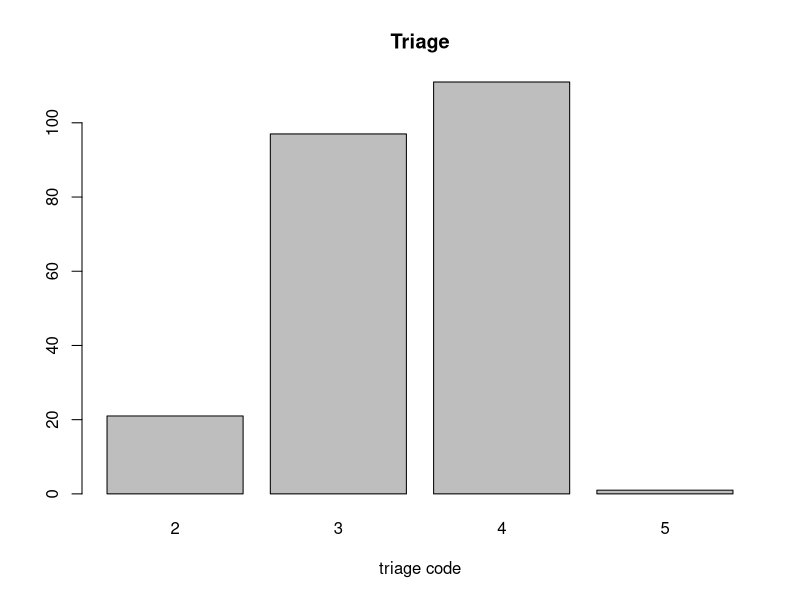
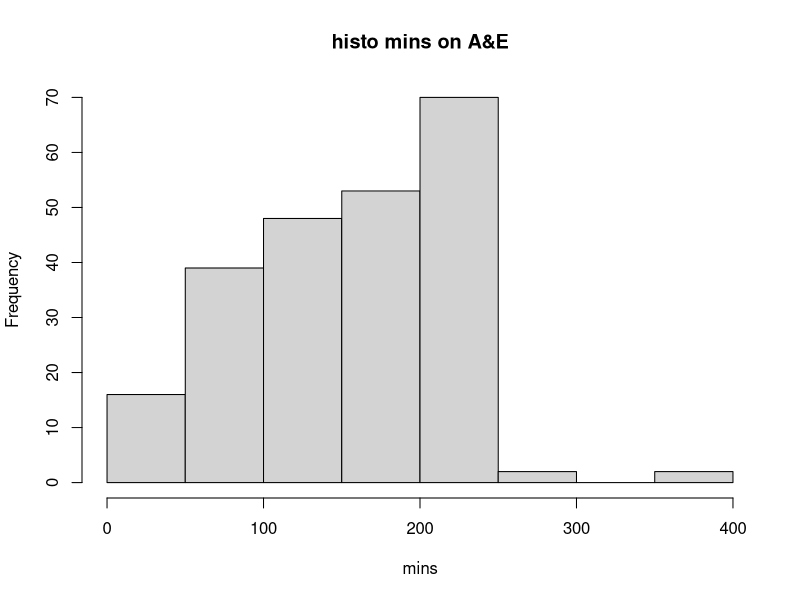
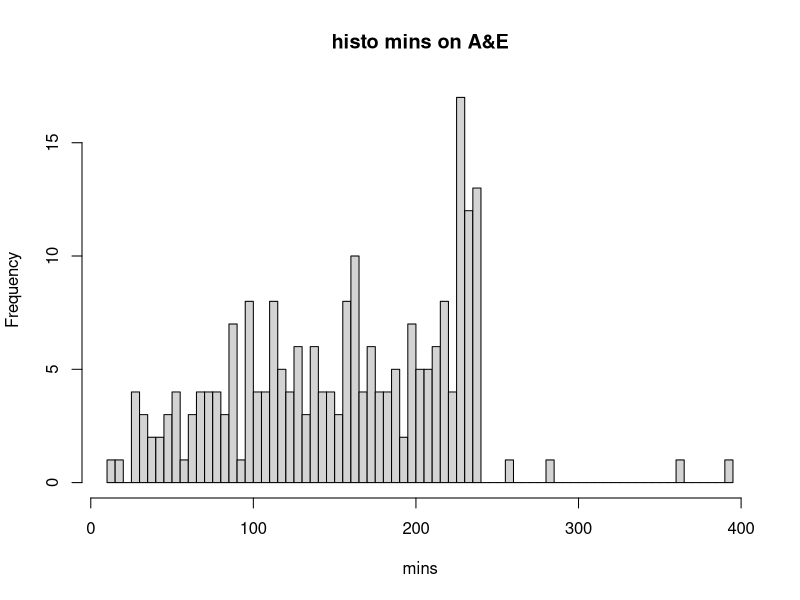
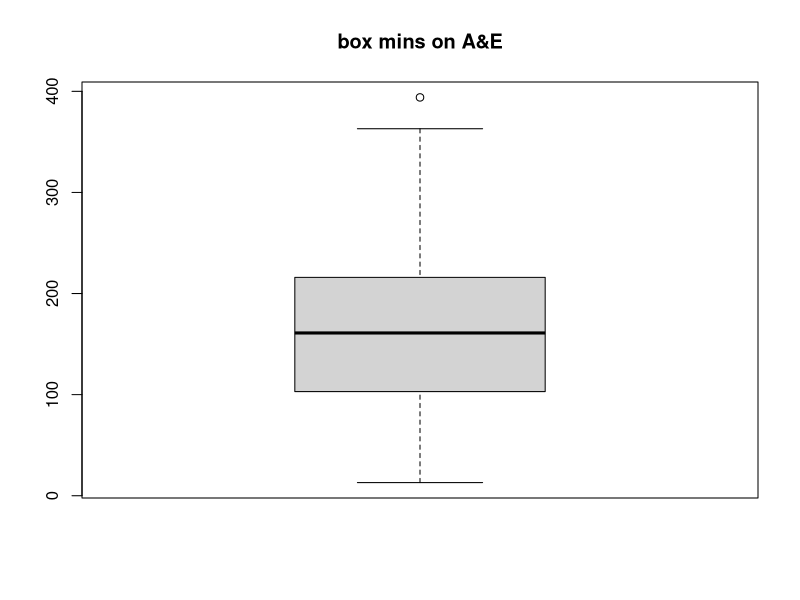
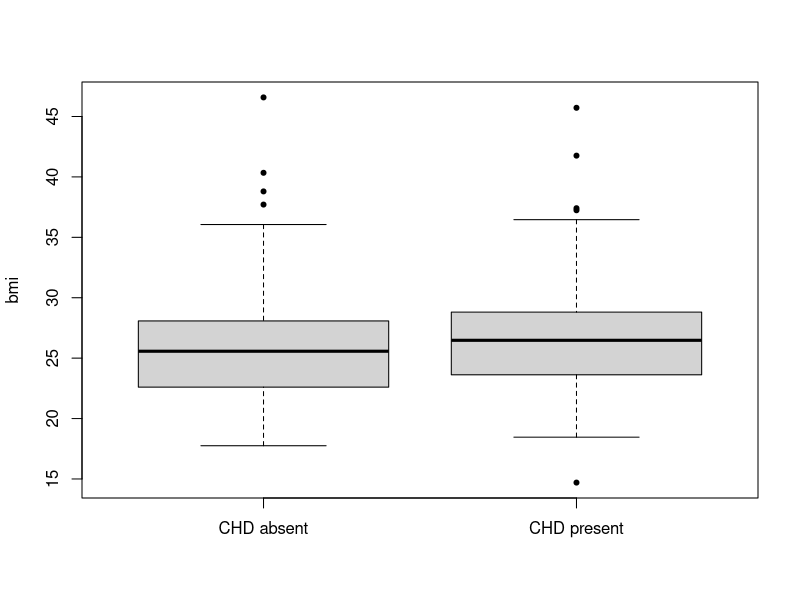
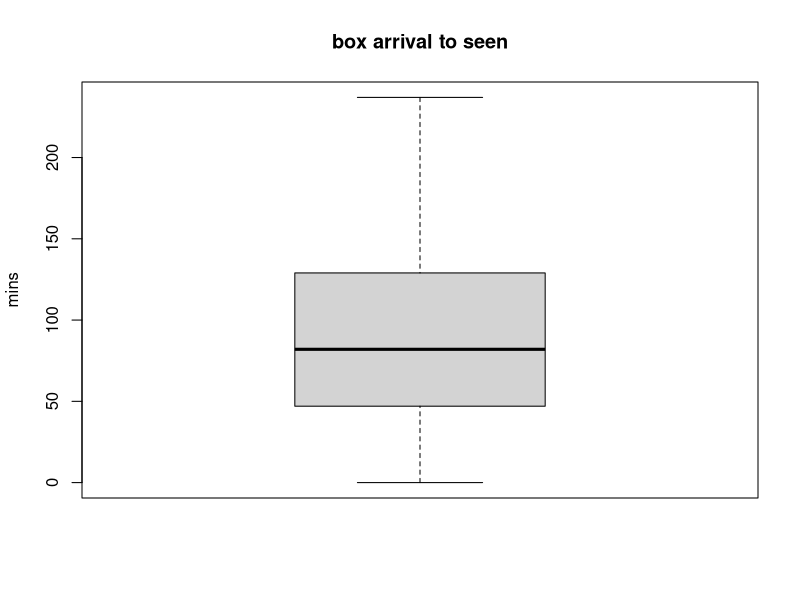
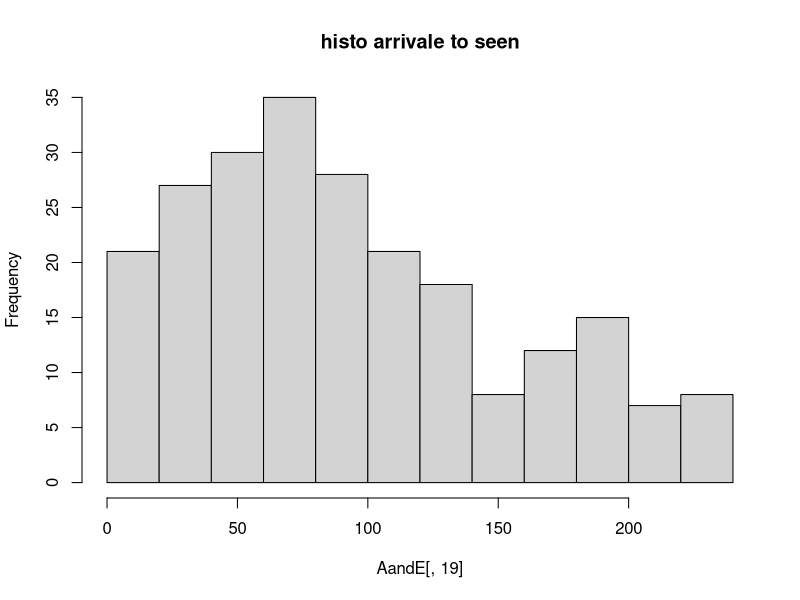
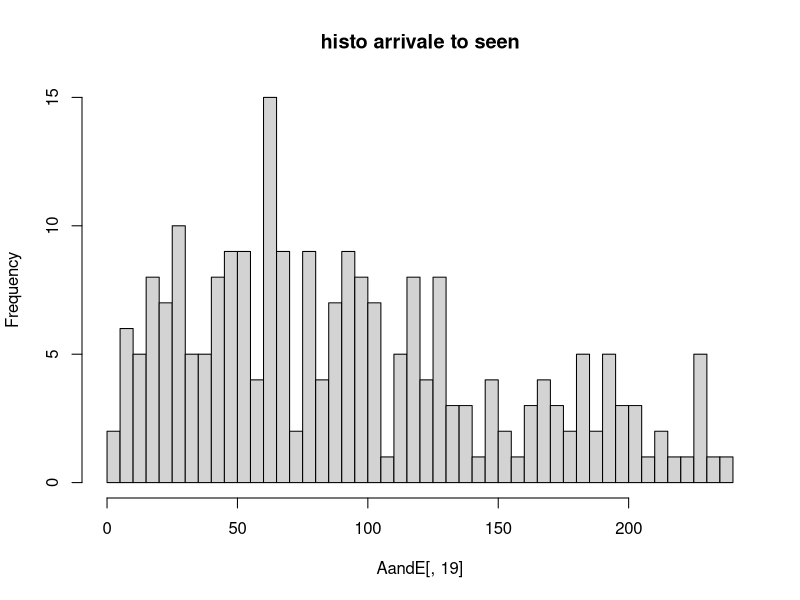

Write the R code that produced these figures, in order. (Note: this script raises an error after producing the figures.)
CHD <- read.csv("CHD.csv")

str(CHD)

## Recap Exercises
mean(CHD$obesity)
var(CHD$sbp)
# is.numeric()
summary(CHD) # box plot whiskers

quantile(CHD$sbp, 0.025)

# Exercise 5
quantile(CHD$sbp, c(0.05, 0.95))

AandE <- read.csv("A and E Data.csv")

barplot(table(AandE[,12]), main = "Triage", xlab="triage code")

hist(AandE[,7], main='histo mins on A&E', xlab = 'mins')
hist(AandE[,7], main='histo mins on A&E', xlab = 'mins', breaks=100)

boxplot(AandE[,7], main="box mins on A&E")

group1 <- CHD[CHD$chd==0,]
group2 <- CHD[CHD$chd==1,]
boxplot(group1$obesity, group2$obesity, names=c("CHD absent", "CHD present"), ylab="bmi", pch = 20)

## Exercise 6
# (a)
colnames(AandE)
boxplot(AandE[,19], main = "box arrival to seen", ylab="mins")
# -ve skew - mean and median won't coincide 

# (b)
hist(AandE[,19], main = "histo arrivale to seen")  
hist(AandE[,19], main = "histo arrivale to seen", breaks = 50)  
# skewed and not normal - maybe bimodal

# (c)
ftable(AandE[,15])
table(AandE$Arrival_Mode) # what's the difference
barplot(table(AandE[,15]), ylab="count", main= 'arrival mode')

# (d)
colnames(CHD)

head(CHD$famhist)
group1 <- CHD[CHD$famhist == "Present",] 
group2 <- CHD[CHD$famhist == "Absent",]
boxplot(group1$age, group2$age, names=c("present","absent"), main="box age vs. famhist")

plot(CHD$age, CHD$tobacco, xlab="age", ylab="tobacco", pch=20, type="p")

## Exercise 7
plot(CHD$sbp, CHD$obesity, xlab="sbp", ylab="obesity", main="sbp vs. obeisty", pch=20)


# probability distributions

# normal dist
sim.std.norm1 <- rnorm(10000, mean =5, sd=1)
sim.std.norm2 <- rnorm(10000, mean =5, sd=2)
plot(density(sim.std.norm1), col="Blue")
lines(density(sim.std.norm2) , col="red")
legend(2,0.4,c(expression(paste(sigma, " = 1")),expression(paste(sigma, " = 1")) ))

qqnorm(sim.std.norm1)
qqline(sim.std.norm1)
 
plot(density(CHD$sbp), main="dist of sbp")
qqnorm(CHD$sbp)
qqline(CHD$sbp)

# Exercise 8
colnames(CHD)

plot(density(CHD$ldl))
qqnorm(CHD$ldl)
qqline(CHD$ldl) # not normal

plot(density(CHD$adiposity))
qqnorm(CHD$adiposity)
qqline(CHD$adiposity) # not normal

plot(density(CHD$famhist)) # x not numeric

plot(density(CHD$typeA)) # x not numeric

plot(density(CHD$obesity))
qqnorm(CHD$obesity)
qqline(CHD$obesity) # not normal

plot(density(CHD$alcohol))
qqnorm(CHD$alcohol)
qqline(CHD$alcohol) # not normal

plot(density(CHD$age))
qqnorm(CHD$age)
qqline(CHD$age) # not normal

plot(density(CHD$chd)) # x discrete 


# binomial dist
par(mfrow=c(1,2)) #plot two plots side by side

x <- seq(from=0, to=12, by =1)
p1 <- dbinom(x, size=10, p=0.1)
plot(x, p1, col=3, type="o")
p2 <- dbinom(x, size=10, p=0.2)
plot(x, p2, col=5, type="o")
p3 <- dbinom(x, size=10, p=0.5)
lines(x, p3, col=7, type="o")
legend(10,  0.35, c(0.1, 0.2, 0.5), col=c(3,5,7), pch=21, lwd=1, bty= 'n')


# Exercise 9

# (a)
?which
CHD$days_smoking<-0
CHD$days_smoking[which(CHD$tobacco>0 & CHD$tobacco <=2.5)]<-1
CHD$days_smoking[which(CHD$tobacco>2.5 & CHD$tobacco <=5.0)]<-2
CHD$days_smoking[which(CHD$tobacco>5 & CHD$tobacco <=7.5)]<-3
CHD$days_smoking[which(CHD$tobacco>7.5 & CHD$tobacco <=10)]<-4
CHD$days_smoking[which(CHD$tobacco>10 & CHD$tobacco <=12.5)]<-5
CHD$days_smoking[which(CHD$tobacco>12.5 & CHD$tobacco <=15)]<-6
CHD$days_smoking[which(CHD$tobacco>15)]<-7

# (b)
table(CHD$days_smoking)
barplot(table(CHD$days_smoking), main='days smoking', xlab='days')

# (c)
p <- mean(CHD$days_smoking)/ 7
p

# (d)
N <- length(CHD$days_smoking)
plot(table(CHD$days_smoking)/N, xlim=c(0,7), ylab="probability")
dp <- dbinom(0:7, size=7, p)
lines(0:7, dp, type="o", col="red")

## Poisson 

x <- seq(from=0, to=15, by=1)
pois3 <- dpois(x, lambda=3)
lines(x, pois3, type="o", col=3)
pois5 <- dpois(x, lambda=5)
lines(x, pois5, type="o", col=5)
pois7 <- dpois(x, lambda=7)
lines(x, pois7, type="o", col=7)
pois9 <- dpois(x, lambda=9)
lines(x, pois9, type="o", col=9)
legend(10,0.2, c(expression(paste(lambda,"= 3")),expression(paste(lambda,"= 5")),expression(paste(lambda,"= 7")),expression(paste(lambda,"= 9"))), col=c(3,5,7,9),pch=21, lwd=1, bty='n')

## Exercise 10
N <- length(CHD$days_smoking)
plot(table(CHD$days_smoking)/N, xlim=c(0,7), ylab="probability")
dp <- dbinom(0:7, size=7, p)
lines(0:7, dp, type="o", col="red")
dp.pois <- dpois(0:7, mean(CHD$days_smoking))
lines(0:7, dp.pois, type="o", col="blue")
# binomial? - because poisson isn't limited and could predict greater than 7
# question was just asking what dist empirically fits data better

## Exercise 11
# (A) cdf
# (B) pdf

# quantiles from distributions

x <- seq(from=-3, to=3, by=0.01)
pd <- dnorm(x)
plot(x, pd, type="o", col=4, xlab="x", main="Standard normal distribution", ylab="Density")

hn <- seq(from=-3, to=3, by=0.01)
pd <- dnorm(hn)
plot(hn, pd, type="l", col=4, xlab="x", main="Standard normal distribution", ylab="Density")
yv <- pd[hn<=1]
xv <- hn[hn<=1]
xv <- c(xv[1], xv,1)
yv <- c(0, yv,0)
polygon(xv, yv, col="CadetBlue") # look up polygon function

pnorm(1) # P(X<=1)
qnorm(pnorm(1)) # value x such that P(X<=x) = p

## Exercise 12 
qnorm(0.995)
?qnorm
qnorm(0.995, mean=2, sd=9)

## Exercise 13
?hist
p <- hist(freq=FALSE,CHD$obesity, breaks = 30, xlab="bmi")

## Exercise 14
x <- rnorm(1000, mean=mean(CHD$obesity), sd=sd(CHD$obesity) )
lines(density(x))

## Exercise 15, 16
# 1:6
# discrete

## Exercise 17, 18
qnorm(0.975)

se = sd(CHD$obesity)/sqrt(length(CHD$obesity))
c(mean(CHD$obesity)-se*qnorm(0.975),mean(CHD$obesity)-se*qnorm(0.025) )
# based on the data we can be confident the mean lies in this range

# larger se => greater interval

## Exercise 19
# (a) 
se = 5/sqrt(100)

# (b)
c(1+se*qnorm(0.025), 1+se*qnorm(0.975))

# (c)
c(1+se*qnorm(0.05), 1+se*qnorm(0.95))
c(1-se*qnorm(0.985), 1+se*qnorm(0.985))
c(1-se*qnorm(0.995), 1+se*qnorm(0.995))

             